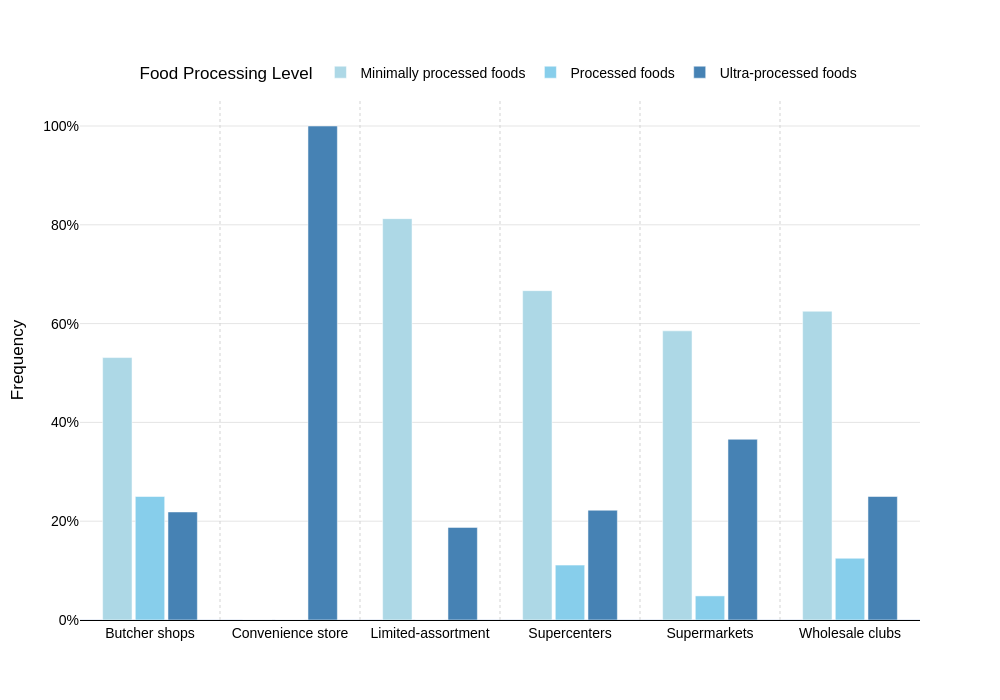

Notebook code cell kept with this figure:
### Code cell
import pandas as pd
import plotly.express as px

#Setup Data 
retailer_map = {
    "Acougue": "Butcher shops",
    "Atacarejo/Clubes": "Wholesale clubs",
    "Conveniência": "Convenience store",
    "Hiper/Supercenter": "Supercenters",
    "Sortimento limitado": "Limited-assortment",
    "Supermercado": "Supermarkets",
}

processing_map = {
    "minimamente processado ": "Minimally processed foods",
    "processado": "Processed foods",
    "ultraprocessado": "Ultra-processed foods",
}

df_processamento["porte_loja"] = df_processamento["porte_loja"].replace(retailer_map)
df_processamento["processamento"] = df_processamento["processamento"].replace(processing_map)

# Calculate Frequencies
processing_distribution = (
    df_processamento.groupby("porte_loja")["processamento"]
    .value_counts(normalize=True)
    .unstack()
    .fillna(0)
    .stack()
    .reset_index(name="relative_frequency")
)

#Visualization Setup
custom_colors = ["#ADD8E6", "#87CEEB", "#4682B4"] # Blue Palette

fig = px.bar(
    processing_distribution,
    x="porte_loja",
    y="relative_frequency",
    color="processamento",
    barmode="group",
    title="",
    category_orders={
        "processamento": ["Minimally processed foods", "Processed foods", "Ultra-processed foods"]
    },
    color_discrete_sequence=custom_colors,
    template="plotly_white",
    height=700,
    width=1000
)

# Refine Layout
fig.update_layout(
    font=dict(family="Arial", size=14, color="black"),
    title=dict(x=0.5),
    
    # Gap Settings
    bargap=0.3,      
    bargroupgap=0.1, 
    
    xaxis=dict(
        title="",
        showgrid=False,
        linecolor="black"
    ),
    yaxis=dict(
        title="Frequency",
        tickformat=".0%",
        showgrid=True,
        gridcolor="#E5E5E5"
    ),
    
    legend=dict(
        title="Food Processing Level",
        orientation="h",       
        yanchor="bottom",      
        y=1.02,                
        xanchor="center",      
        x=0.5,                 
        bgcolor="rgba(255, 255, 255, 0.9)",
        borderwidth=0
    ),
    
    margin=dict(t=100)
)

# Add Vertical Dividers between Retailers
retailers = processing_distribution["porte_loja"].unique()
for i in range(len(retailers) - 1):
    fig.add_shape(
        type="line",
        x0=i + 0.5, y0=0,
        x1=i + 0.5, y1=1,
        xref="x", yref="paper",
        line=dict(color="lightgrey", width=1, dash="dot")
    )

#Save in High Definition
# Option A: High-Res PNG (Scale 6 = 600 DPI approx)
try:
    fig.write_image("saida/Processing_high_res.png", scale=6)
except Exception as e:
    print(f"Could not save image (check kaleido installation): {e}")

fig.show()

### Figure 1 — Plotly figure (JSON) as saved in the notebook; plotly's stock layout.template omitted (floating-point values rounded to 4 significant figures)
{"data": [{"alignmentgroup": "True", "hovertemplate": "processamento=Minimally processed foods<br>porte_loja=%{x}<br>relative_frequency=%{y}<extra></extra>", "legendgroup": "Minimally processed foods", "marker": {"color": "#ADD8E6", "pattern": {"shape": ""}}, "name": "Minimally processed foods", "offsetgroup": "Minimally processed foods", "orientation": "v", "showlegend": true, "textposition": "auto", "type": "bar", "x": ["Butcher shops", "Convenience store", "Limited-assortment", "Supercenters", "Supermarkets", "Wholesale clubs"], "xaxis": "x", "y": [0.5312, 0, 0.8125, 0.6667, 0.5854, 0.625], "yaxis": "y"}, {"alignmentgroup": "True", "hovertemplate": "processamento=Processed foods<br>porte_loja=%{x}<br>relative_frequency=%{y}<extra></extra>", "legendgroup": "Processed foods", "marker": {"color": "#87CEEB", "pattern": {"shape": ""}}, "name": "Processed foods", "offsetgroup": "Processed foods", "orientation": "v", "showlegend": true, "textposition": "auto", "type": "bar", "x": ["Butcher shops", "Convenience store", "Limited-assortment", "Supercenters", "Supermarkets", "Wholesale clubs"], "xaxis": "x", "y": [0.25, 0, 0, 0.1111, 0.04878, 0.125], "yaxis": "y"}, {"alignmentgroup": "True", "hovertemplate": "processamento=Ultra-processed foods<br>porte_loja=%{x}<br>relative_frequency=%{y}<extra></extra>", "legendgroup": "Ultra-processed foods", "marker": {"color": "#4682B4", "pattern": {"shape": ""}}, "name": "Ultra-processed foods", "offsetgroup": "Ultra-processed foods", "orientation": "v", "showlegend": true, "textposition": "auto", "type": "bar", "x": ["Butcher shops", "Convenience store", "Limited-assortment", "Supercenters", "Supermarkets", "Wholesale clubs"], "xaxis": "x", "y": [0.2188, 1, 0.1875, 0.2222, 0.3659, 0.25], "yaxis": "y"}], "layout": {"bargap": 0.3, "bargroupgap": 0.1, "barmode": "group", "font": {"color": "black", "family": "Arial", "size": 14}, "height": 700, "legend": {"bgcolor": "rgba(255, 255, 255, 0.9)", "borderwidth": 0, "orientation": "h", "title": {"text": "Food Processing Level"}, "tracegroupgap": 0, "x": 0.5, "xanchor": "center", "y": 1.02, "yanchor": "bottom"}, "margin": {"t": 100}, "shapes": [{"line": {"color": "lightgrey", "dash": "dot", "width": 1}, "type": "line", "x0": 0.5, "x1": 0.5, "xref": "x", "y0": 0, "y1": 1, "yref": "paper"}, {"line": {"color": "lightgrey", "dash": "dot", "width": 1}, "type": "line", "x0": 1.5, "x1": 1.5, "xref": "x", "y0": 0, "y1": 1, "yref": "paper"}, {"line": {"color": "lightgrey", "dash": "dot", "width": 1}, "type": "line", "x0": 2.5, "x1": 2.5, "xref": "x", "y0": 0, "y1": 1, "yref": "paper"}, {"line": {"color": "lightgrey", "dash": "dot", "width": 1}, "type": "line", "x0": 3.5, "x1": 3.5, "xref": "x", "y0": 0, "y1": 1, "yref": "paper"}, {"line": {"color": "lightgrey", "dash": "dot", "width": 1}, "type": "line", "x0": 4.5, "x1": 4.5, "xref": "x", "y0": 0, "y1": 1, "yref": "paper"}], "title": {"x": 0.5}, "width": 1000, "xaxis": {"anchor": "y", "domain": [0, 1], "linecolor": "black", "showgrid": false, "title": {"text": ""}}, "yaxis": {"anchor": "x", "domain": [0, 1], "gridcolor": "#E5E5E5", "showgrid": true, "tickformat": ".0%", "title": {"text": "Frequency"}}}}
